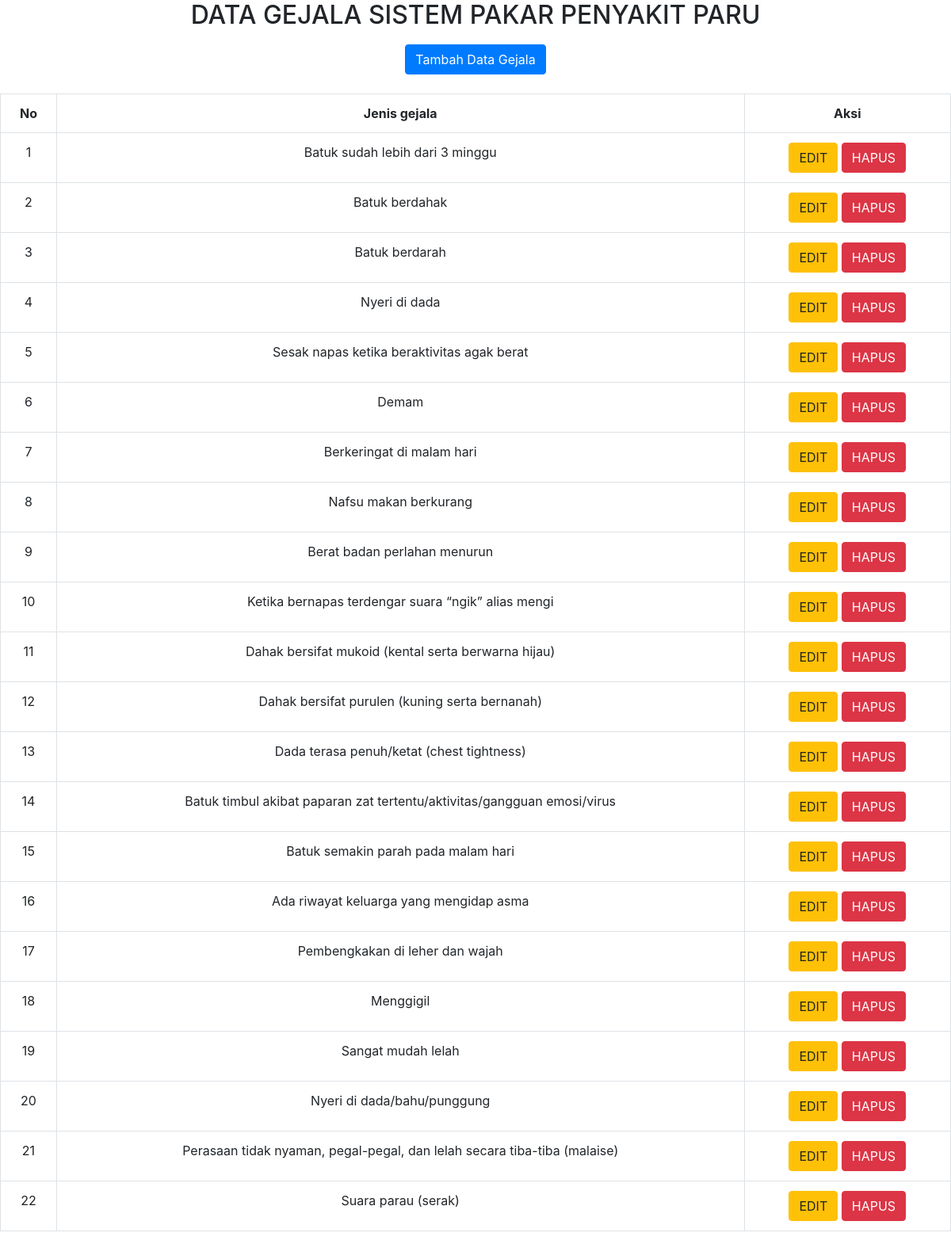
Screenshot of /listgejala.php with the database file from the repository.
### tables this page shows
CREATE TABLE `gejala` (
  `id` int(11) NOT NULL,
  `nama` varchar(255) NOT NULL
);

### listgejala.php (the view, shortened to what this page needs)
<!DOCTYPE html>
<html lang="en">
<head>
    <link rel="stylesheet" href="bootstrap/css/bootstrap.min.css">
</head>
<body>
    <div align="center">
    <h2> DATA GEJALA SISTEM PAKAR PENYAKIT PARU</h2>
    <a href="formtambahgejala.php" class="btn btn-primary">Tambah Data Gejala</a>
    <br><br>
    <table class="table table-bordered" cellspacing="0">
    <tr>
        <th>No</th>
        <th>Jenis gejala</th>
        <th>Aksi</th>
    </tr>
    <?php
    include 'koneksi.php';
    $no = 1;
    $data = mysqli_query($koneksi, "SELECT * FROM gejala");
    while($d = mysqli_fetch_array($data)){
        ?>
        <tr>
            <td><?php echo $no++;?></td>
            <td><?php echo $d['nama'];   ?></td>
            <td>
                <a href="editgejala.php?id=<?php echo $d['id']; ?>" type="button" class="btn btn-warning">EDIT</a>
                <a href="hapusgejala.php?id=<?php echo $d['id']; ?>" type="button" class="btn btn-danger" onclick=" return confirm('Hapus Data?')">HAPUS</a>
            </td>
        </tr>
        <?php
    }
    ?>
</body>
</html>

### listgejala.php (style rules this page uses)
td { text-align: center; }
th { text-align: center; }
.btn-primary { margin-top: 10px; }

### rows the page displays
gejala: nama "Batuk sudah lebih dari 3 minggu"
gejala: nama "Batuk berdahak"
gejala: nama "Batuk berdarah"
gejala: nama "Nyeri di dada"
gejala: nama "Sesak napas ketika beraktivitas agak berat"
gejala: nama "Demam"
gejala: nama "Berkeringat di malam hari"
gejala: nama "Nafsu makan berkurang"
gejala: nama "Berat badan perlahan menurun"
gejala: nama "Ketika bernapas terdengar suara “ngik” alias mengi"
gejala: nama "Dahak bersifat mukoid (kental serta berwarna hijau)"
gejala: nama "Dahak bersifat purulen (kuning serta bernanah)"
gejala: nama "Dada terasa penuh/ketat (chest tightness)"
gejala: nama "Batuk timbul akibat paparan zat tertentu/aktivitas/gangguan emosi/virus"
gejala: nama "Batuk semakin parah pada malam hari"
gejala: nama "Ada riwayat keluarga yang mengidap asma"
gejala: nama "Pembengkakan di leher dan wajah"
gejala: nama "Menggigil"
gejala: nama "Sangat mudah lelah"
gejala: nama "Nyeri di dada/bahu/punggung"
gejala: nama "Perasaan tidak nyaman, pegal-pegal, dan lelah secara tiba-tiba (malaise)"
gejala: nama "Suara parau (serak)"
